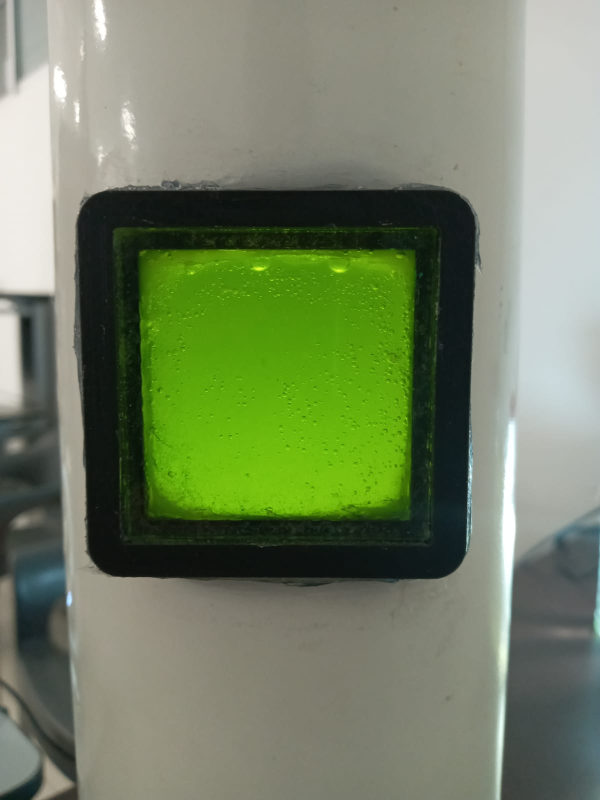
#> input picture Api/imgs/densidad_celular/test1.jpeg, 1200 x 1600 px (shown at 1/2 size); its folder holds 4 pictures in this run
$ python app.py
#> lines starting #> are read from the running program, lines starting #| are printed output that depends on the picture; after the words box and inside, x2 and y2 are one past the last pixel; in counts of white or black regions, pixels touching at a corner belong together
#> the answer given: 1
### Api/image_analysis.py
# image_analysis.py

import cv2
import numpy as np
from matplotlib import pyplot as plt
import tkinter as tk
from tkinter import filedialog

def cargar_imagen():
    root = tk.Tk()
    root.withdraw()  # Ocultar la ventana principal de Tkinter

    file_path = filedialog.askopenfilename()  # Abrir el cuadro de diálogo para seleccionar archivo
#> the answer given: imgs/densidad_celular/test1.jpeg
    if file_path:
        return cv2.imread(file_path)
#> returned value is the input picture: shape (1600, 1200, 3); mean B, G, R 98.5, 129.2, 115.8
    else:
        return None

def analizar_imagenes():
    # Cargar la imagen desde un archivo usando un botón
    img = cargar_imagen()
    if img is None:
        print("No se pudo cargar la imagen.")
        return

    gray = cv2.cvtColor(img, cv2.COLOR_BGR2GRAY)
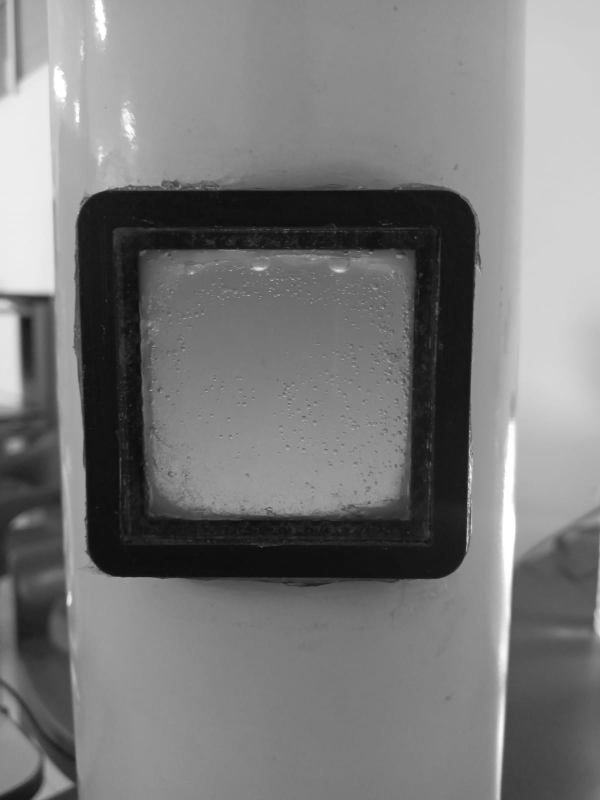
#> gray: shape (1600, 1200) (shown at 1/2 size); min 9, max 255, mean 121.7

    # Aplicar un desenfoque gaussiano para reducir el ruido
    blurred = cv2.GaussianBlur(gray, (9, 9), 2)

    # Usar un umbral adaptativo para binarizar la imagen
    adaptive_thresh = cv2.adaptiveThreshold(blurred, 255,
                                            cv2.ADAPTIVE_THRESH_GAUSSIAN_C,
                                            cv2.THRESH_BINARY_INV, 11, 2)
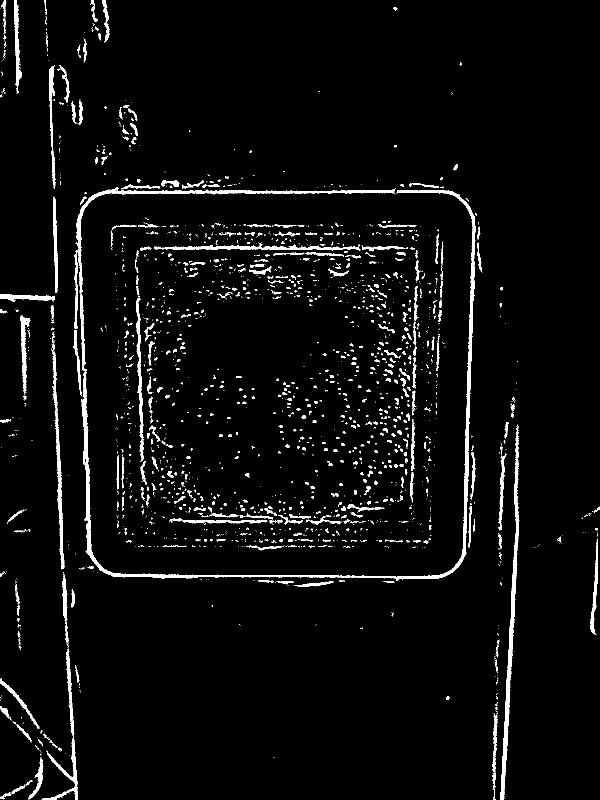
#> adaptive_thresh: shape (1600, 1200) (shown at 1/2 size); 4.1% white; 2091 white regions (1605 under 20 px)

    # Encontrar contornos
    contours, _ = cv2.findContours(adaptive_thresh, cv2.RETR_EXTERNAL, cv2.CHAIN_APPROX_SIMPLE)
#> contours = 2091 contours, 1795 with area under 20; largest, box (x1, y1, x2, y2) and area: (148, 375, 952, 1162) 14686, (1001, 849, 1039, 1600) 4283, (105, 702, 129, 1139) 1950, (308, 485, 721, 501) 1714, (272, 596, 288, 924) 1336

    # Filtrar contornos por área para eliminar ruido y pequeños artefactos
    min_area = 100
    max_area = 8000
    filtered_contours = [cnt for cnt in contours if min_area < cv2.contourArea(cnt) < max_area]
#> filtered_contours = 65 contours; largest, box (x1, y1, x2, y2) and area: (1001, 849, 1039, 1600) 4283, (105, 702, 129, 1139) 1950, (308, 485, 721, 501) 1714, (272, 596, 288, 924) 1336, (83, 1475, 156, 1600) 1178

    # Dibujar los contornos detectados en la imagen
    img_contours = img.copy()
    cv2.drawContours(img_contours, filtered_contours, -1, (0, 255, 0), 2)
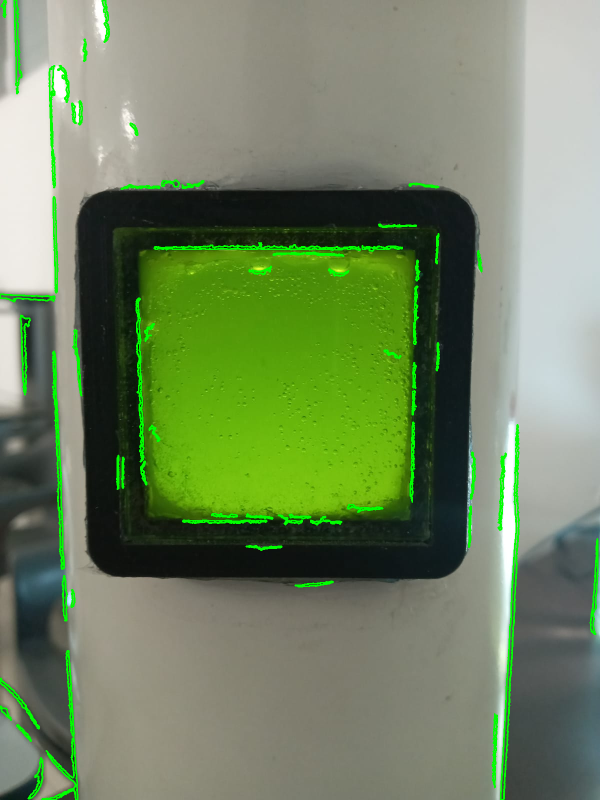
#> img_contours: shape (1600, 1200, 3) (shown at 1/2 size); 2.51% of pixels changed, all inside (x1, y1, x2, y2) = (0, 0, 1197, 1600)

    # Mostrar la imagen con los contornos detectados
    plt.figure(figsize=(10, 10))
    plt.imshow(cv2.cvtColor(img_contours, cv2.COLOR_BGR2RGB))
    plt.title(f'Número de células detectadas: {len(filtered_contours)}')
    plt.axis('off')
    plt.show()

# [2 lines that do not run on import are left out]

### Api/app.py
# menu.py

def mostrar_menu():
    print("Menú Principal")
    print("1. Técnica de conteo celular")
    print("2. Procesamiento de Imágenes")
    print("3. Modelo de Regresion Lineal")
    print("0. Salir")

def main():
    while True:
        mostrar_menu()
        try:
            opcion = int(input("Por favor, ingrese una opción (0-3): "))
            if opcion == 0:
                print("Saliendo del programa...")
                break
            elif opcion == 1:
                from image_analysis import analizar_imagenes
                analizar_imagenes()

                # Aquí puedes agregar el código para la Opción 1
            elif opcion == 2:
                from image_process import procesar_imagen
                procesar_imagen()
                # Aquí puedes agregar el código para la Opción 2
            elif opcion == 3:
                from model_regresion_lineal import procesar_imagen
                procesar_imagen()
            else:
                print("Opción no válida, por favor intente nuevamente.")
        except ValueError:
            print("Entrada no válida, por favor ingrese un número del 0 al 3.")
#> pass 2 of the loop in main, `while True:`:
#> the answer given: 1
#> the answer given: imgs/densidad_celular/test2.jpeg
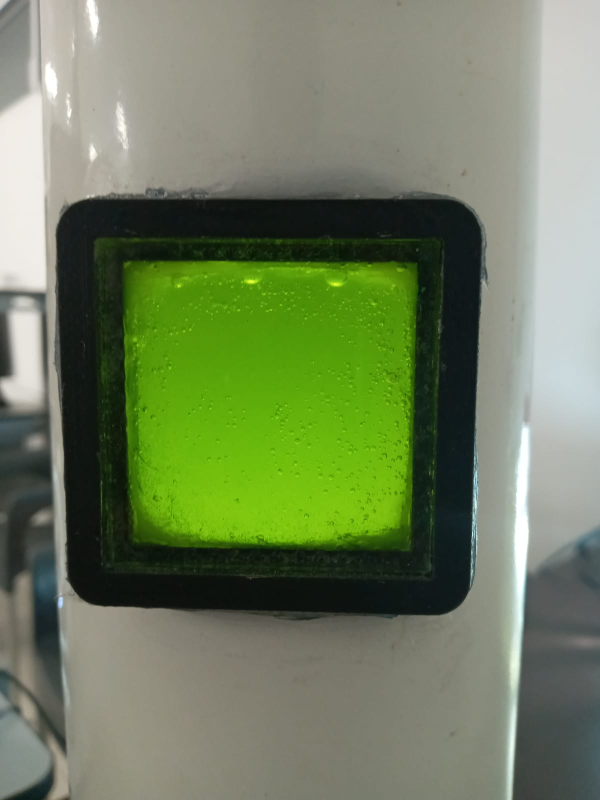
#> input picture Api/imgs/densidad_celular/test2.jpeg, 1200 x 1600 px (shown at 1/2 size)
#> in cargar_imagen, returned value is the input picture: shape (1600, 1200, 3); mean B, G, R 93.4, 127.2, 112.8
#> in analizar_imagenes (call 2), `adaptive_thresh = cv2.adaptiveThreshold(blurred, 255, cv2.ADAPTIVE_THR..`:
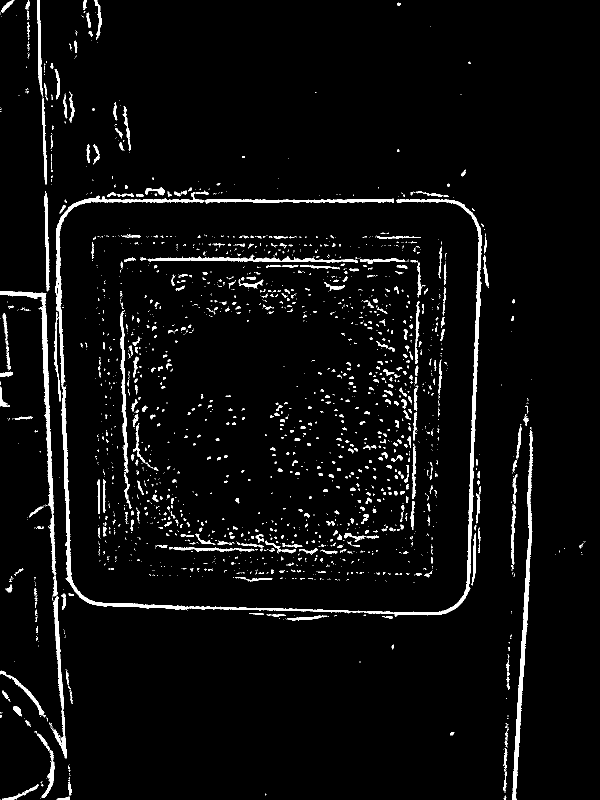
#> adaptive_thresh: shape (1600, 1200) (shown at 1/2 size); 4.1% white; 2176 white regions (1685 under 20 px)
#> contours = 2176 contours, 1857 with area under 20; largest, box (x1, y1, x2, y2) and area: (110, 381, 964, 1233) 15558, (1024, 859, 1066, 1600) 4290, (0, 582, 108, 1029) 3610, (105, 1193, 134, 1517) 1846, (296, 509, 716, 526) 1804
#> filtered_contours = 58 contours; largest, box (x1, y1, x2, y2) and area: (1024, 859, 1066, 1600) 4290, (0, 582, 108, 1029) 3610, (105, 1193, 134, 1517) 1846, (296, 509, 716, 526) 1804, (240, 622, 257, 946) 1338
#> in analizar_imagenes (call 2), `cv2.drawContours(img_contours, filtered_contours, -1, (0, 255, 0), 2)`:
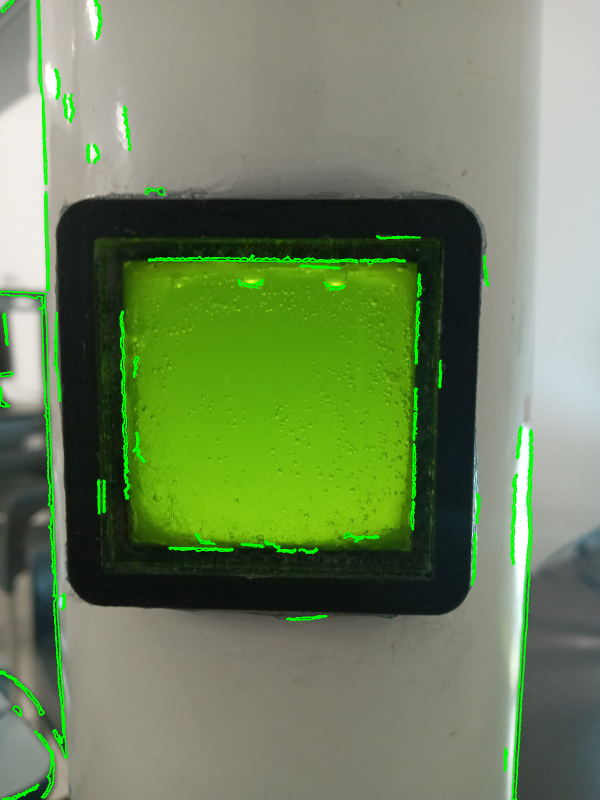
#> img_contours: shape (1600, 1200, 3) (shown at 1/2 size); 2.31% of pixels changed, all inside (x1, y1, x2, y2) = (0, 0, 1067, 1600)
#> pass 3 of the loop in main, `while True:`:
#> the answer given: 1
#> the answer given: imgs/densidad_celular/test3.jpeg
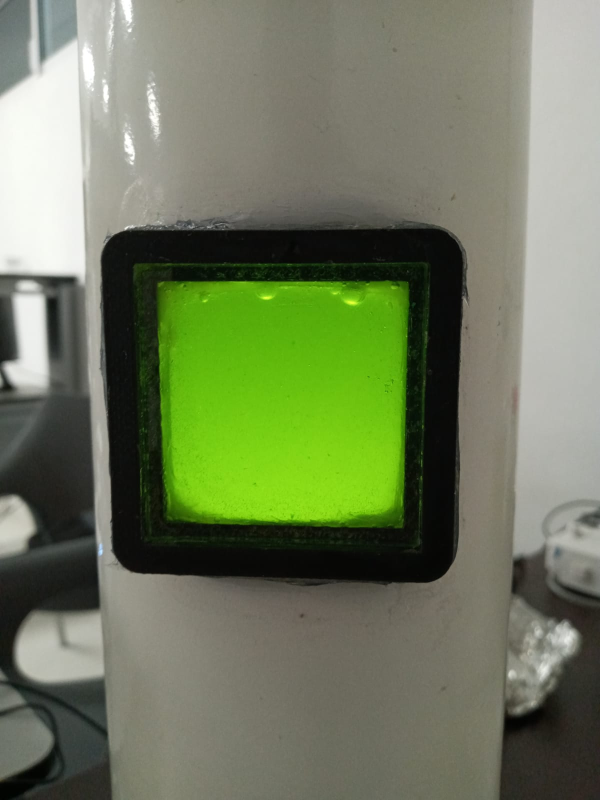
#> input picture Api/imgs/densidad_celular/test3.jpeg, 1200 x 1600 px (shown at 1/2 size)
#> in cargar_imagen, returned value is the input picture: shape (1600, 1200, 3); mean B, G, R 92.7, 122.7, 112.2
#> in analizar_imagenes (call 3), `adaptive_thresh = cv2.adaptiveThreshold(blurred, 255, cv2.ADAPTIVE_THR..`:
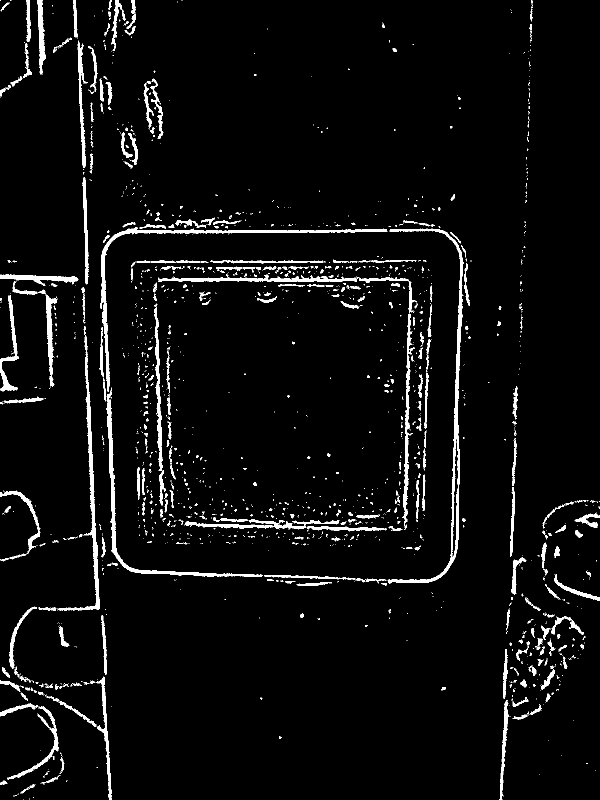
#> adaptive_thresh: shape (1600, 1200) (shown at 1/2 size); 4.3% white; 1739 white regions (1398 under 20 px)
#> contours = 1739 contours, 1491 with area under 20; largest, box (x1, y1, x2, y2) and area: (775, 457, 927, 1167) 6158, (200, 454, 775, 784) 4124, (213, 775, 525, 1154) 3400, (116, 670, 200, 1222) 3126, (316, 549, 714, 564) 1982
#> filtered_contours = 82 contours; largest, box (x1, y1, x2, y2) and area: (775, 457, 927, 1167) 6158, (200, 454, 775, 784) 4124, (213, 775, 525, 1154) 3400, (116, 670, 200, 1222) 3126, (316, 549, 714, 564) 1982
#> in analizar_imagenes (call 3), `cv2.drawContours(img_contours, filtered_contours, -1, (0, 255, 0), 2)`:
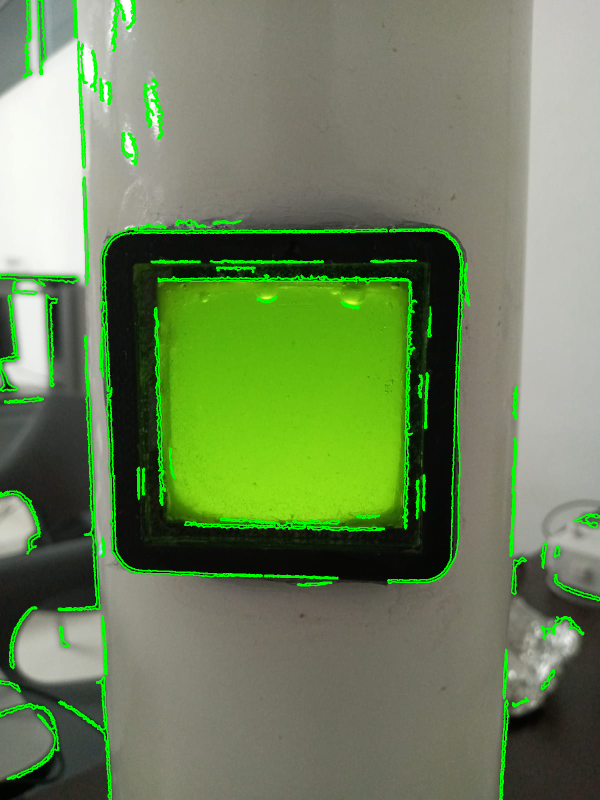
#> img_contours: shape (1600, 1200, 3) (shown at 1/2 size); 4.21% of pixels changed, all inside (x1, y1, x2, y2) = (0, 0, 1200, 1600)
#> the answer given: 1
#> the answer given: imgs/densidad_celular/test4.jpeg
#> the answer given: 1
#> the answer given: imgs/densidad_celular/test4.jpeg
#> the answer given: 1
#> the answer given: imgs/densidad_celular/test4.jpeg
#> the loop made 7 passes; the first 3 are shown

if __name__ == "__main__":
#> (the run stopped early here; a loop or call above may not have finished)
